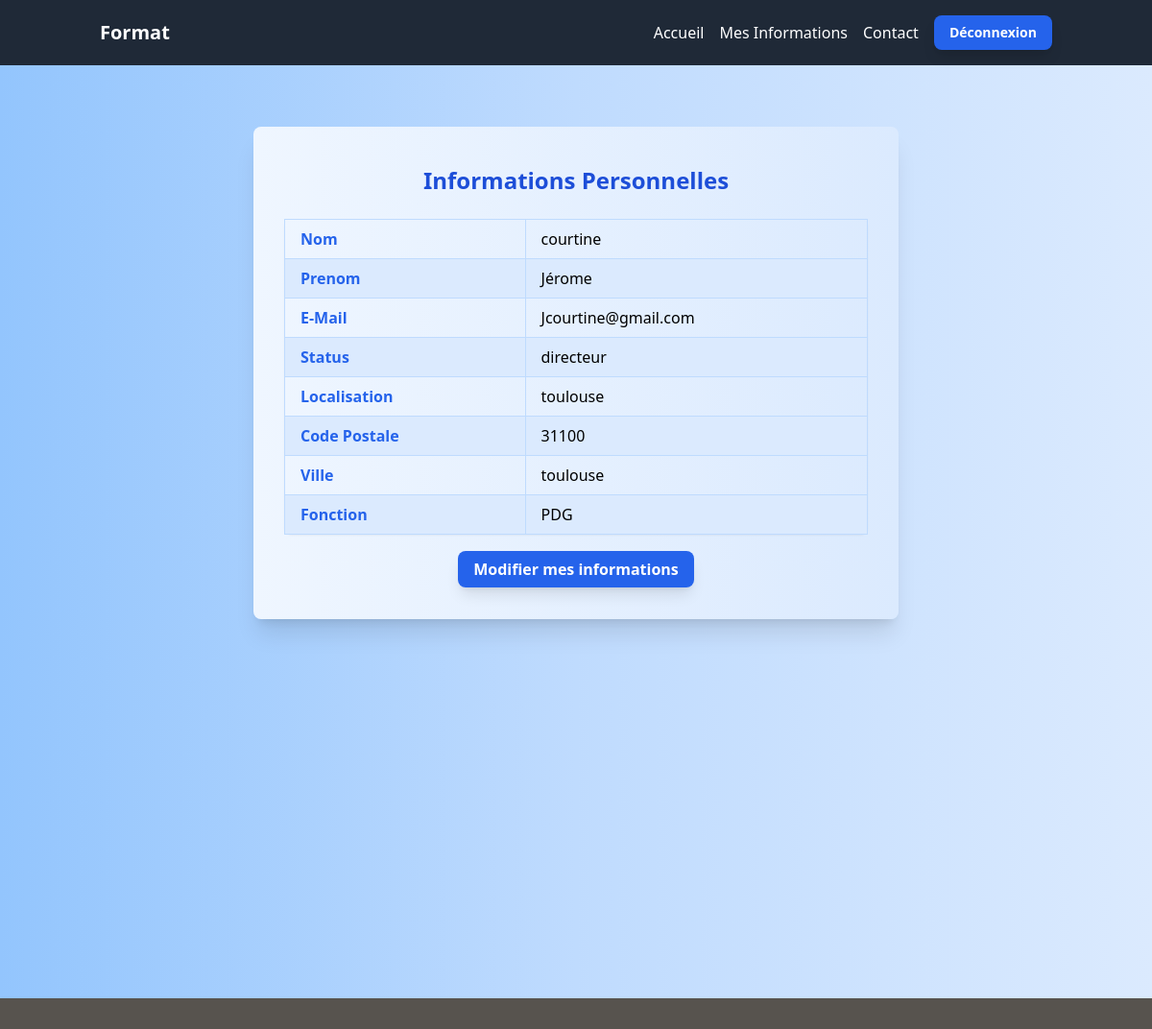
/perso.php (signed in), run on the app's committed database.
### tables this page shows
CREATE TABLE IF NOT EXISTS `utilisateur` (
  `id_utilisateur` int NOT NULL AUTO_INCREMENT,
  `id_entreprise` int NOT NULL,
  `nom` varchar(50) NOT NULL,
  `prenom` varchar(50) NOT NULL,
  `email` varchar(100) NOT NULL,
  `mot_de_passe` varchar(255) NOT NULL,
  `status` enum('salariés','bénévoles','secretaire','directeur') NOT NULL,
  `localisation` varchar(100) DEFAULT NULL,
  `codeP` varchar(5) DEFAULT NULL,
  `ville` varchar(100) DEFAULT NULL,
  `fonction` varchar(100) DEFAULT NULL,
  PRIMARY KEY (`id_utilisateur`),
  KEY `entreprise_fk_1` (`id_entreprise`)
);

### src/classe/Utilisateur.php (called while the page is built, shortened)
<?php
class Utilisateur
{
    private $pdo;
    public function __construct(
        $pdo,
        $nom = null,
        $prenom = null,
        $id_entreprise = null,
        $email = null,
        $status = null,
        $codeP = null,
        $fonction = null,
        $localisation = null
    ) {
        $this->pdo=$pdo;
    }
    public function selecTUser($id){
        $query = "Select * from utilisateur where id_utilisateur = ?";
        $stmt = $this->pdo->prepare($query);
        $stmt->execute([$id]);
        $ReturnUser = $stmt->fetch(PDO::FETCH_ASSOC);
        return $ReturnUser;
    }
}
?>

### src/perso.php (the view, shortened to what this page needs)
<?php
include 'include/header.php';
include 'include/connexionbdd.php';
include 'classe/Utilisateur.php';
?>
<div class="min-h-screen bg-gradient-to-r from-blue-300 via-blue-200 to-blue-100 py-16">
<tbody>
    <?php
$utilisateurSelect = new Utilisateur($connexion);
$utilisateurs = $utilisateurSelect->selecTUser($_SESSION['user_id']);
if ($utilisateurs) {
      $lastname = $utilisateurs['nom'] ;
      $name = $utilisateurs['prenom'] ;
      $mail = $utilisateurs['email'] ;
      $status = $utilisateurs['status'] ;
      $localisation = $utilisateurs['localisation'] ;
      $codep = $utilisateurs['codeP'] ;
      $ville = $utilisateurs['ville'] ;
      $fonction = $utilisateurs['fonction'] ;
}
?>
<div class="px-8 py-10 max-w-2xl mx-auto bg-gradient-to-r from-blue-50 to-blue-100 shadow-xl rounded-lg font-sans">
    <h2 class="text-2xl font-bold text-center text-blue-700 mb-6">Informations Personnelles</h2>
    <table class="table-auto w-full border-collapse border border-blue-200 rounded-lg shadow-sm">
      <tbody>
        <tr>
          <td class="px-4 py-2 font-semibold text-blue-600 border border-blue-200">Nom</td>
          <td class="px-4 py-2 border border-blue-200"><?php echo $lastname ?></td>
        </tr>
        <tr class="bg-blue-100">
          <td class="px-4 py-2 font-semibold text-blue-600 border border-blue-200">Prenom</td>
          <td class="px-4 py-2 border border-blue-200"><?php echo $name ?></td>
        </tr>
        <tr>
          <td class="px-4 py-2 font-semibold text-blue-600 border border-blue-200">E-Mail</td>
          <td class="px-4 py-2 border border-blue-200"><?php echo $mail ?></td>
        </tr>
        <tr class="bg-blue-100">
          <td class="px-4 py-2 font-semibold text-blue-600 border border-blue-200">Status</td>
          <td class="px-4 py-2 border border-blue-200"><?php echo $status ?></td>
        </tr>
        <tr>
          <td class="px-4 py-2 font-semibold text-blue-600 border border-blue-200">Localisation</td>
          <td class="px-4 py-2 border border-blue-200"><?php echo $localisation ?></td>
        </tr>
        <tr class="bg-blue-100">
          <td class="px-4 py-2 font-semibold text-blue-600 border border-blue-200">Code Postale</td>
          <td class="px-4 py-2 border border-blue-200"><?php echo $codep ?></td>
        </tr>
        <tr>
          <td class="px-4 py-2 font-semibold text-blue-600 border border-blue-200">Ville</td>
          <td class="px-4 py-2 border border-blue-200"><?php echo $ville ?></td>
        </tr>
        <tr class="bg-blue-100">
          <td class="px-4 py-2 font-semibold text-blue-600 border border-blue-200">Fonction</td>
          <td class="px-4 py-2 border border-blue-200"><?php echo $fonction ?></td>
        </tr>
      </tbody>
    </table>
    <div class="mt-6 text-center">
      <a href="modificationperso.php" class="px-4 py-2 bg-blue-600 hover:bg-blue-700 text-white font-semibold rounded-lg shadow-lg transition duration-200 ease-in-out transform hover:scale-105">
        Modifier mes informations
      </a>
    </div>
</div>
<?php include 'include/footer.php'; ?>

### data on the page
utilisateur: nom "courtine", prenom "Jérome", email "Jcourtine@gmail.com", status "directeur", localisation "toulouse", codeP "31100", ville "toulouse", fonction "PDG"
